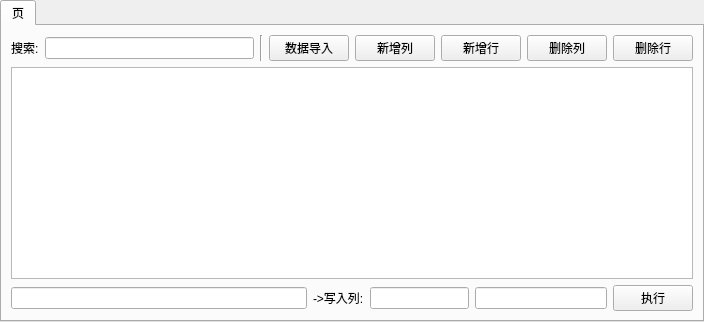
<?xml version="1.0" encoding="UTF-8"?>
<ui version="4.0">
 <class>TBSQL_TAB_UI</class>
 <widget class="QTabWidget" name="TBSQL_TAB_UI">
  <property name="geometry">
   <rect>
    <x>0</x>
    <y>0</y>
    <width>704</width>
    <height>322</height>
   </rect>
  </property>
  <property name="windowTitle">
   <string>TabWidget</string>
  </property>
  <widget class="QWidget" name="tab">
   <attribute name="title">
    <string>页</string>
   </attribute>
   <layout class="QVBoxLayout" name="verticalLayout">
    <item>
     <layout class="QVBoxLayout" name="verticalLayout_2">
      <item>
       <layout class="QHBoxLayout" name="horizontalLayout_4">
        <item>
         <widget class="QLabel" name="label_3">
          <property name="text">
           <string>搜索:</string>
          </property>
         </widget>
        </item>
        <item>
         <widget class="QLineEdit" name="li_tab1_search_2"/>
        </item>
        <item>
         <widget class="Line" name="line_2">
          <property name="orientation">
           <enum>Qt::Orientation::Vertical</enum>
          </property>
         </widget>
        </item>
        <item>
         <widget class="QPushButton" name="pb_tab1_data_in_2">
          <property name="text">
           <string>数据导入</string>
          </property>
         </widget>
        </item>
        <item>
         <widget class="QPushButton" name="pb_tab1_add_col_2">
          <property name="text">
           <string>新增列</string>
          </property>
         </widget>
        </item>
        <item>
         <widget class="QPushButton" name="pb_tab1_add_row_2">
          <property name="text">
           <string>新增行</string>
          </property>
         </widget>
        </item>
        <item>
         <widget class="QPushButton" name="pb_tab1_del_col_2">
          <property name="text">
           <string>删除列</string>
          </property>
         </widget>
        </item>
        <item>
         <widget class="QPushButton" name="pb_tab1_del_row_2">
          <property name="text">
           <string>删除行</string>
          </property>
         </widget>
        </item>
       </layout>
      </item>
      <item>
       <widget class="QTableView" name="tb_tab1_data_2"/>
      </item>
      <item>
       <layout class="QHBoxLayout" name="horizontalLayout_5" stretch="9,1,3,4,1">
        <item>
         <widget class="QLineEdit" name="li_tab1_com_2"/>
        </item>
        <item>
         <widget class="QLabel" name="label_4">
          <property name="text">
           <string>-&gt;写入列:</string>
          </property>
         </widget>
        </item>
        <item>
         <widget class="QLineEdit" name="li_tab1_tb_2"/>
        </item>
        <item>
         <widget class="QLineEdit" name="li_tab1_col_2"/>
        </item>
        <item>
         <widget class="QPushButton" name="pb_tab1_run_2">
          <property name="text">
           <string>执行</string>
          </property>
         </widget>
        </item>
       </layout>
      </item>
     </layout>
    </item>
   </layout>
  </widget>
 </widget>
 <resources/>
 <connections/>
</ui>
